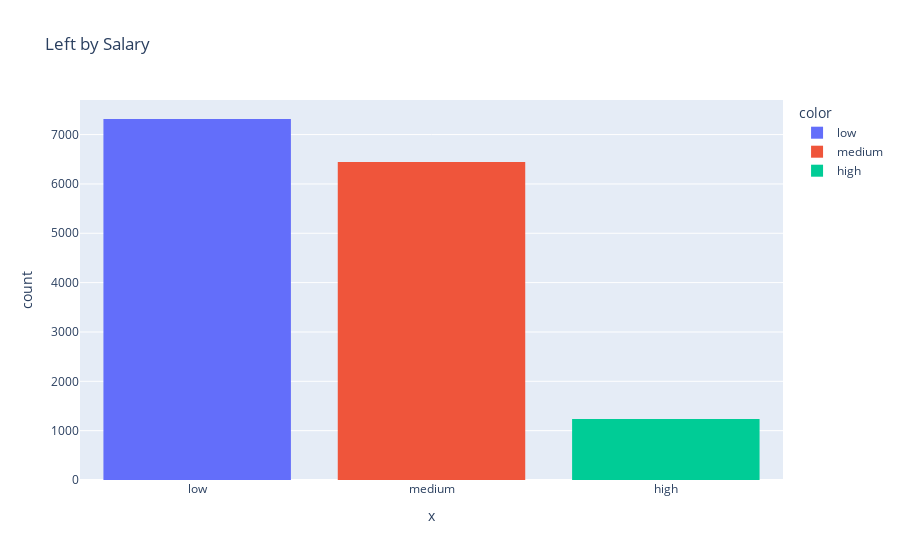

This figure's notebook cell:
### Code cell
px.histogram(df['left'], df['salary'], color=df['salary'], title='Left by Salary')

### Figure 1 — Plotly figure (JSON) as saved in the notebook; plotly's stock layout.template omitted (floating-point values rounded to 4 significant figures; data arrays with more than 128 entries replaced by an {"elided": "..."} marker saying what was removed)
{"data": [{"alignmentgroup": "True", "bingroup": "x", "hovertemplate": "color=low<br>x=%{x}<br>count=%{y}<extra></extra>", "legendgroup": "low", "marker": {"color": "#636efa", "pattern": {"shape": ""}}, "name": "low", "offsetgroup": "low", "orientation": "v", "showlegend": true, "type": "histogram", "x": {"elided": "7316 str values"}, "xaxis": "x", "yaxis": "y"}, {"alignmentgroup": "True", "bingroup": "x", "hovertemplate": "color=medium<br>x=%{x}<br>count=%{y}<extra></extra>", "legendgroup": "medium", "marker": {"color": "#EF553B", "pattern": {"shape": ""}}, "name": "medium", "offsetgroup": "medium", "orientation": "v", "showlegend": true, "type": "histogram", "x": {"elided": "6446 str values"}, "xaxis": "x", "yaxis": "y"}, {"alignmentgroup": "True", "bingroup": "x", "hovertemplate": "color=high<br>x=%{x}<br>count=%{y}<extra></extra>", "legendgroup": "high", "marker": {"color": "#00cc96", "pattern": {"shape": ""}}, "name": "high", "offsetgroup": "high", "orientation": "v", "showlegend": true, "type": "histogram", "x": {"elided": "1237 str values"}, "xaxis": "x", "yaxis": "y"}], "layout": {"barmode": "relative", "legend": {"title": {"text": "color"}, "tracegroupgap": 0}, "title": {"text": "Left by Salary"}, "xaxis": {"anchor": "y", "domain": [0, 1], "title": {"text": "x"}}, "yaxis": {"anchor": "x", "domain": [0, 1], "title": {"text": "count"}}}}
